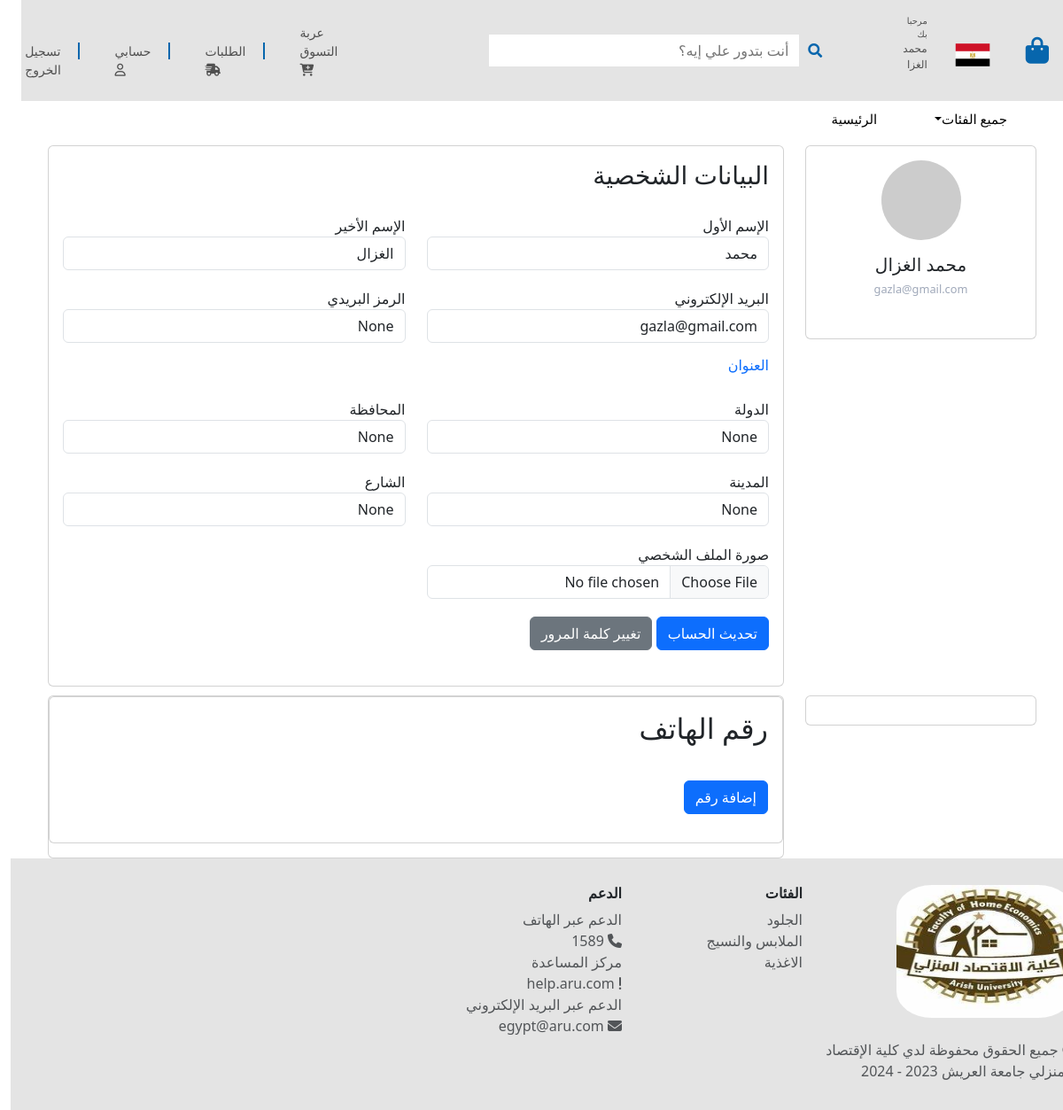
Page /profile/ (signed in) on the committed database.
### User/models.py (models this page shows)
class User(AbstractUser):
    Image = models.ImageField(upload_to='user_images', blank=True, null=True)

class Customer(models.Model):
    User = models.OneToOneField(User, on_delete=models.CASCADE, primary_key=True)
    country = models.CharField(max_length=15, blank=True, null=True)
    state = models.CharField(max_length=15, blank=True, null=True)
    city = models.CharField(max_length=15, blank=True, null=True)
    street = models.CharField(max_length=20, blank=True, null=True)
    postal_code = models.CharField(max_length=10, blank=True, null=True)

### User/views.py (the view, shortened to what this page needs)
# urls.py: path('profile/', CombinedUpdateView.as_view(), name='profile'),
class CombinedUpdateView(UpdateView):
    model = Customer
    template_name = 'profile.html'
    form_class = CombinedUpdateForm
    def get_object(self, queryset=None):
        return self.request.user.customer
    def get_initial(self):
        initial = super().get_initial()
        user = self.request.user
        initial.update({
            'country': user.customer.country,
            'state': user.customer.state,
            'city': user.customer.city,
            'street': user.customer.street,
            'postal_code': user.customer.postal_code,
            'first_name': user.first_name,
            'last_name': user.last_name,
            'email': user.email,
            'profile_picture': user.Image if user.Image else None,
        })
        return initial
    def get_form(self, form_class=None):
        form = super().get_form(form_class)
        user = self.request.user
        form.fields['first_name'] = forms.CharField(initial=user.first_name)
        form.fields['last_name'] = forms.CharField(initial=user.last_name)
        form.fields['email'] = forms.EmailField(initial=user.email)
        form.fields['profile_picture'] = forms.ImageField(initial=user.Image if user.Image else None, required=False)
        return form
    def get_context_data(self, **kwargs):
        context = super().get_context_data(**kwargs)
        user_phone_numbers = User_Phone_Num.objects.filter(User=self.request.user)
        context['user_phone_numbers'] = user_phone_numbers
        return context

### User/templates/profile.html (shortened to what this page needs)
{% extends "main.html" %}
   {% load static %}
{% block body %}
<link rel="stylesheet" href=" {% static 'css/profile.css' %} ">
<link rel="stylesheet" href="https://cdnjs.cloudflare.com/ajax/libs/font-awesome/5.13.1/css/all.min.css" />
<link rel="stylesheet" href="https://stackpath.bootstrapcdn.com/bootstrap/5.3.0/css/bootstrap.min.css">
<body class="body2">
    <div class="container container22" >
        <div class="row gutters">
        <div class="col-xl-3 col-lg-3 col-md-12 col-sm-12 col-12">
        <div class="card h-70">
            <div class="card-body">
                <div class="account-settings">
                    <div class="user-profile">
                        <div class="user-avatar">
                            {% if user.Image %}
                                <img src="{{ user.Image.url }}" alt="{{ user.first_name }} {{ user.last_name }}">
                            {% else %}
                            <img src="https://gravatar.com/avatar/eb45e8ca94071ac3ef15091da2f09b6c?s=400&d=mp&r=x" alt="{{ user.first_name }} {{ user.last_name }}">
                            {% endif %}
                        </div>
                        <h5 class="user-name">{{ user.first_name }} {{ user.last_name }}</h5>
                        <h6 class="user-email">{{ user.email }}
                        </h6>
                    </div>
                </div>
            </div>
        </div>
        </div>
        <div class="col-xl-9 col-lg-9 col-md-12 col-sm-12 col-12" >
        <div class="card h-100">
            <div class="card-body" >
                <form method="post" action="{% url 'profile' %}" enctype="multipart/form-data">
                    <h3>البيانات الشخصية </h3>
                    <div class="row gutters">
                        <div class="col-xl-6 col-lg-6 col-md-6 col-sm-6 col-12">
                            <div class="form-group">
                                <label for="first_name">الإسم الأول</label>
                                <input type="text" class="form-control" id="first_name" name="first_name" value="{{ user.first_name }}">
                            </div>
                        </div>
                        <div class="col-xl-6 col-lg-6 col-md-6 col-sm-6 col-12">
                            <div class="form-group">
                                <label for="last_name">الإسم الأخير</label>
                                <input type="text" class="form-control" id="last_name" name="last_name" value="{{ user.last_name }}">
                            </div>
                        </div>
                        <div class="col-xl-6 col-lg-6 col-md-6 col-sm-6 col-12">
                            <div class="form-group">
                                <label for="email">البريد الإلكتروني</label>
                                <input type="email" class="form-control" id="email" name="email" value="{{ user.email }}">
                            </div>
                        </div>
                        <div class="col-xl-6 col-lg-6 col-md-6 col-sm-6 col-12">
                            <div class="form-group">
                                <label for="postal_code">الرمز البريدي</label>
                                <input type="text" class="form-control" id="postal_code" name="postal_code" value="{{ user.customer.postal_code }}">
                            </div>
                        </div>
                    </div>
                    <div class="row gutters">
                        <div class="col-xl-12 col-lg-12 col-md-12 col-sm-12 col-12">
                            <h6 class="mt-3 mb-2 text-primary">العنوان</h6>
                        </div>
                        <div class="col-xl-6 col-lg-6 col-md-6 col-sm-6 col-12">
                            <div class="form-group">
                                <label for="country">الدولة</label>
                                <input type="text" class="form-control" id="country" name="country" placeholder="مصر" value="{{ user.customer.country }}">
                            </div>
                        </div>
                        <div class="col-xl-6 col-lg-6 col-md-6 col-sm-6 col-12">
                            <div class="form-group">
                                <label for="state">المحافظة</label>
                                <input type="text" class="form-control" id="state" name="state" placeholder="شمال سيناء" value="{{ user.customer.state }}">
                            </div>
                        </div>
                        <div class="col-xl-6 col-lg-6 col-md-6 col-sm-6 col-12">
                            <div class="form-group">
                                <label for="city">المدينة</label>
                                <input type="text" class="form-control" id="city" name="city" placeholder="العريش" value="{{ user.customer.city }}">
                            </div>
                        </div>
                        <div class="col-xl-6 col-lg-6 col-md-6 col-sm-6 col-12">
                            <div class="form-group">
                                <label for="street">الشارع</label>
                                <input type="text" class="form-control" id="street" name="street" placeholder="شارع 26 يوليو" value="{{ user.customer.street }}">
                            </div>
                        </div>
                        <div class="col-xl-6 col-lg-6 col-md-6 col-sm-6 col-12">
                            <div class="form-group">
                                <label for="profile_picture">صورة الملف الشخصي</label>
                                <input type="file" class="form-control" id="profile_picture" name="profile_picture">
                            </div>
                        </div>
                    </div>
                    <div class="row gutters">
                        <div class="col-xl-12 col-lg-12 col-md-12 col-sm-12 col-12">
                            <div class="text-right" style="padding-top: 20px;">
                                <button type="submit" id="submit" name="submit" class="btn btn-primary">تحديث الحساب</button>
                                <a href="{% url 'change_password' %}" class="btn btn-secondary">تغيير كلمة المرور</a>
                            </div>
                        </div>
                    </div>
                </form>
            </div>
        </div>
        </div>
        </div>
        </div>
<div class="container container22" >
    <div class="row gutters">
    <div class="col-xl-3 col-lg-3 col-md-12 col-sm-12 col-12">
    <div class="card h-70">
        <div class="card-body">
        </div>
    </div>
    </div>
    <div class="col-xl-9 col-lg-9 col-md-12 col-sm-12 col-12" >
<div class="card h-100">
<div class="card h-100">
    <div class="card-body">
        <div class="row gutters">
            <div class="col-xl-6 col-lg-6 col-md-12 col-sm-12 col-12">
                <h2 class="mb-4">رقم الهاتف</h2>
                <a href="{% url 'manage_phone_numbers' %}" class="btn btn-primary mt-3">إضافة رقم  </a>
            </div>
        </div>
    </div>
</div>
</div>
    </div>
    </div>
    </div>
</body>
</html>
{% endblock body %}

### templates/main.html (shortened to what this page needs)
{% load static %}
<!DOCTYPE html>
<html lang="ar">
<head>
  <link rel="stylesheet" href=" https://cdnjs.cloudflare.com/ajax/libs/font-awesome/5.15.4/css/all.min.css">
  <link rel="stylesheet" href="https://cdn.jsdelivr.net/npm/bootstrap@5.3.0/dist/css/bootstrap.min.css">
    <link rel="stylesheet" href="{% static 'css/home.css'%}">
</head>
<body>
  <div class="container" style="max-width: 100%;">
    <nav class="navbar navbar-expand-lg scroll-nav" style="max-width: 100%; background-color: #e4e4e4;">
        <a class="navbar-brand" href="#">
            <i class="fa-solid fa-bag-shopping fa-xl" style="color: #0766AD;"></i>
        </a>
        <div class="collapse navbar-collapse" id="navbarNav">
            <ul class="navbar-nav ml-auto align-items-center order-first">
                <li class="nav-item">
                    <img src="{% static 'images/e.png' %} " style="width: 40px; height: 40px; margin-top: 10px;" alt="">
                </li>
                {% if user.is_authenticated %}
                <li class="nav-item">
                    <a class="nav-link" style="font-size: 10px;" href="{% url 'profile' %}">
                        مرحبا بك
                        <p style="font-size: 12px;">
                          {{ user.first_name}} {{ user.last_name|slice:":5" }}
                        </p>
                    </a>
                </li>
                {% endif %}
                <li class="nav-item search-bar" style="margin-right: 70px;">
                    <div class="search-bar">
                        <i class="fas fa-search"></i>
                        <input type="text" placeholder="أنت بتدور علي إيه؟">
                    </div>
                </li>
            </ul>
            <ul class="navbar-nav ml-auto align-items-end text-right">
                {% if user.is_authenticated %}
                    <li class="nav-item" style="text-align: left; margin-right: 100px;" >
                      <a class="nav-link" style="font-size: 14px; position: relative;" href="{% url 'cart_detail' %}">
                          عربة التسوق
                          <i class="fa-solid fa-cart-plus"></i>
                      </a>
                  </li>
                    <li class="nav-item" style="text-align: left; " >
                        <a class="nav-link" style="font-size: 14px; position: relative;" href="{% url 'order_list' %}">
                          <span class="vertical-line"></span>
الطلبات
 <i class="fa-solid fa-truck-fast"></i>
                        </a>
                    </li>
                    <li class="nav-item" style="text-align: left;">
                      <a class="nav-link" style="font-size: 14px;" href="{% url 'profile' %}">
                        <span class="vertical-line"></span>
                          حسابي
                          <i class="fa-regular fa-user"></i>
                      </a>
                  </li>
                    <li class="nav-item">
                      <a class="nav-link" style="font-size: 14px; text-align: left;" href="{% url 'logout' %}">
                        <span class="vertical-line"></span>
                          تسجيل الخروج
                      </a>
                  </li>
                {% endif %}
            </ul>
        </div>
    </nav>
</div>
<div class="container" style="max-width: 100%; height: 40px; z-index: 1;">
  <nav class="navbar navbar-expand-lg scroll-nav" style="max-width: 100%; height: 40px; text-align: right;">
    <div class="collapse navbar-collapse" id="navbarNav">
      <ul class="navbar-nav left-side justify-content-end">
        <li class="nav-item2 dropdown" style="margin-left: 30px;">
          <a class="nav-link dropdown-toggle" id="navbarDropdown" href="#" role="button" data-bs-toggle="dropdown" aria-haspopup="true" aria-expanded="false">جميع الفئات</a>
        </li>
        <li class="nav-item2">
          <a class="nav-link" href="{% url 'home' %}">الرئيسية</a>
        </li>
      </ul>
    </div>
  </nav>
</div>
{% block body %}
{% endblock body %}
<div class="">
<div class="" style="background-color: #e4e4e4; ">
<div class="row d-flex"style="padding-top: 30px;">
<div class="col-md-12 col-lg-3 mb-3" >
<img src="{% static 'images/8.png' %} " width="200" height="150" style="border-radius:20% ;"></img>
<p class="mt-4 text-muted">© جميع الحقوق محفوظة لدي كلية الإقتصاد المنزلي جامعة العريش 2023 - 2024</p>
</div>
<div class="col-6 col-sm-6 col-md-4 col-lg-2">
 <h6 class="h6 fw-bold">الفئات</h6>
   <a
      href="#" class="text-decoration-none text-muted"> الجلود</a>
  <a
     href="#" class="text-decoration-none text-muted"> الملابس والنسيج</a>
  <a
     href="#" class="text-decoration-none text-muted">الاغذية</a>
</div>
<div class="col-6 col-sm-6 col-md-4 col-lg-2 mt-3 mt-md-0">
 <h6 class="h6 fw-bold">الدعم</h6>
 <a href="#" class="text-decoration-none text-muted">الدعم عبر الهاتف</a>
  <a href="#" class="text-decoration-none text-muted"><i class="fa-solid fa-phone"></i> 1589</a>
  <a href="#" class="text-decoration-none text-muted">مركز المساعدة</a>
  <a href="#" class="text-decoration-none text-muted"><i class="fa-solid fa-exclamation"></i> help.aru.com</a>
  <a href="#" class="text-decoration-none text-muted">الدعم عبر البريد الإلكتروني</a>
  <a href="#" class="text-decoration-none text-muted"><i class="fa-solid fa-envelope"></i> egypt@aru.com</a>
</div>
</div>
</body>
</html>

### rows in the picture
User: first_name "محمد", last_name "الغزا", last_name "الغزال", email "gazla@gmail.com", postal_code "None", country "None", state "None", city "None", street "None"
